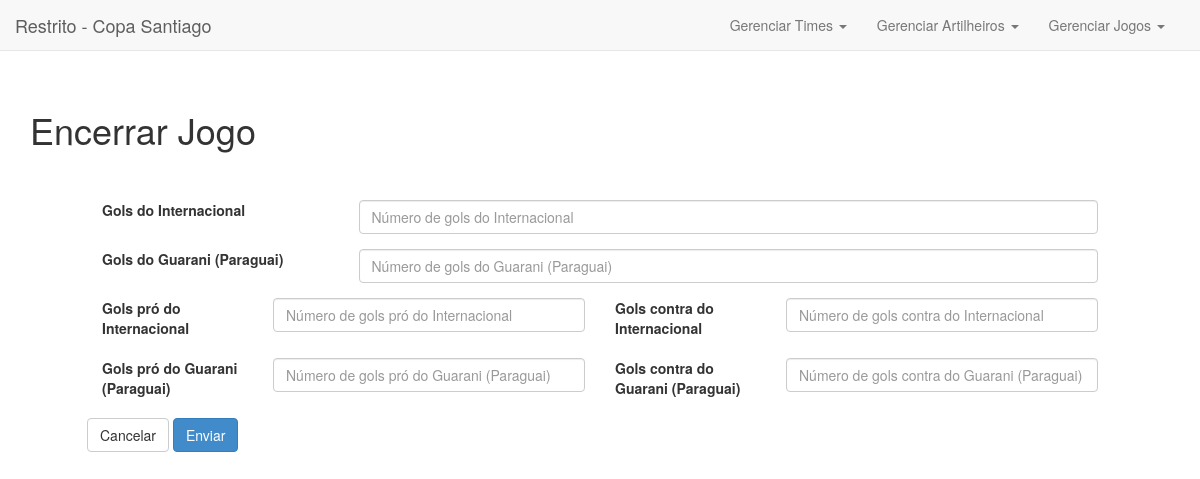
The app's page /restrito/jogoencerra.php?id=90 with its own data.
### tables this page shows
CREATE TABLE IF NOT EXISTS `times` (
  `id` int(11) NOT NULL AUTO_INCREMENT,
  `time` text NOT NULL,
  `logo` text NOT NULL,
  `slug` text NOT NULL,
  `grupo` text NOT NULL,
  `abr` text NOT NULL,
  PRIMARY KEY (`id`)
);

### config.php (called while the page is built, shortened)
<?php
$sitetitle = 'Copa Santiago';
$siteurl = 'http://exemplo.com/copa';
?>

### restrito/jogoencerra.php (the view, shortened to what this page needs)
<?php
$id = $_GET['id'];
include 'header.php';
$sql = "SELECT * FROM `jogos` WHERE `id` =".$id." LIMIT 0 , 1";
$query = mysql_query($sql);
$sqldata = mysql_fetch_array($query);
$time1 = $sqldata["time1"];
$time2 = $sqldata["time2"];
$sqltime1data = "SELECT * FROM `times` WHERE `id` =".$time1." LIMIT 0 , 1";
$querytime1data = mysql_query($sqltime1data);
$sqltime1datainfo = mysql_fetch_array($querytime1data);
$nometime1 = $sqltime1datainfo["time"];
$sqltime2data = "SELECT * FROM `times` WHERE `id` =".$time2." LIMIT 0 , 1";
$querytime2data = mysql_query($sqltime2data);
$sqltime2datainfo = mysql_fetch_array($querytime2data);
$nometime2 = $sqltime2datainfo["time"];
	echo '
	<h1>Encerrar Jogo</h1>
	<form id="add-time" action="'.$siteurl.'/restrito/jogoencerrasubmit.php">
	<div class="form-group clearfix">
		<label for="gol1" class="col-lg-3 control-label">Gols do '.$nometime1.'</label>
		<div class="col-lg-9">
			<input placeholder="Número de gols do '.$nometime1.'" name="gol1" id="gol1" class="form-control" type="text" required>
		</div>
	</div>
	<div class="form-group clearfix">
		<label for="gol2" class="col-lg-3 control-label">Gols do '.$nometime2.'</label>
		<div class="col-lg-9">
			<input placeholder="Número de gols do '.$nometime2.'" name="gol2" id="gol2" class="form-control" type="text" required>
		</div>
	</div>
	<div class="form-group clearfix">
		<label for="pro1" class="col-lg-2 control-label">Gols pró do '.$nometime1.'</label>
		<div class="col-lg-4">
			<input placeholder="Número de gols pró do '.$nometime1.'" name="pro1" id="pro1" class="form-control" type="text" required>
		</div>
		<label for="contra1" class="col-lg-2 control-label">Gols contra do '.$nometime1.'</label>
		<div class="col-lg-4">
			<input placeholder="Número de gols contra do '.$nometime1.'" name="contra1" id="contra1" class="form-control" type="text" required>
		</div>
	</div>
	<div class="form-group clearfix">
		<label for="pro2" class="col-lg-2 control-label">Gols pró do '.$nometime2.'</label>
		<div class="col-lg-4">
			<input placeholder="Número de gols pró do '.$nometime2.'" name="pro2" id="pro2" class="form-control" type="text" required>
		</div>
		<label for="contra2" class="col-lg-2 control-label">Gols contra do '.$nometime2.'</label>
		<div class="col-lg-4">
			<input placeholder="Número de gols contra do '.$nometime2.'" name="contra2" id="contra2" class="form-control" type="text" required>
		</div>
	</div>
	<input type="hidden" value="'.$id.'" name="id">
	<a class="btn btn-default" data-dismiss="modal" href="'.$siteurl.'/restrito">Cancelar</a>
	<button type="submit" class="btn btn-primary">Enviar</button>
	</form>
	';
include 'footer.php';
?>

### restrito/header.php (shortened to what this page needs)
<?php include '../config.php'; ?>
<!DOCTYPE html>
<html>
  <head>
    <link href="<?php echo $siteurl ?>/css/bootstrap.min.css" rel="stylesheet">
  </head>
  <body>
<nav class="navbar navbar-default navbar-fixed-top" role="navigation">
  <div class="navbar-header">
    <a class="navbar-brand" href="<?php echo $siteurl ?>/restrito">Restrito - <?php echo $sitetitle ?></a>
  </div>
  <div class="collapse navbar-collapse" id="bs-example-navbar-collapse-1">
    <ul class="nav navbar-nav navbar-right" style="margin-right:20px;">
      <li class="dropdown">
        <a href="#" class="dropdown-toggle" data-toggle="dropdown">Gerenciar Times <b class="caret"></b></a>
      </li>
      <li class="dropdown">
        <a href="#" class="dropdown-toggle" data-toggle="dropdown">Gerenciar Artilheiros <b class="caret"></b></a>
      </li>
      <li class="dropdown">
        <a href="#" class="dropdown-toggle" data-toggle="dropdown">Gerenciar Jogos <b class="caret"></b></a>
      </li>
    </ul>
  </div>
</nav>

### restrito/footer.php (shortened to what this page needs)
  </body>
</html>

### restrito/header.php (style rules this page uses)
body { margin-top:60px !important;padding:30px; }
form#add-time { width:90% !important;margin:0 auto;margin-top:50px }

### records on screen
times: time "Internacional", gol1 "Número de gols do Internacional", pro1 "Número de gols pró do Internacional", contra1 "Número de gols contra do Internacional"
times: time "Guarani (Paraguai)", gol2 "Número de gols do Guarani (Paraguai)", pro2 "Número de gols pró do Guarani (Paraguai)", contra2 "Número de gols contra do Guarani (Paraguai)"

### other values on screen
$sitetitle "Copa Santiago"
